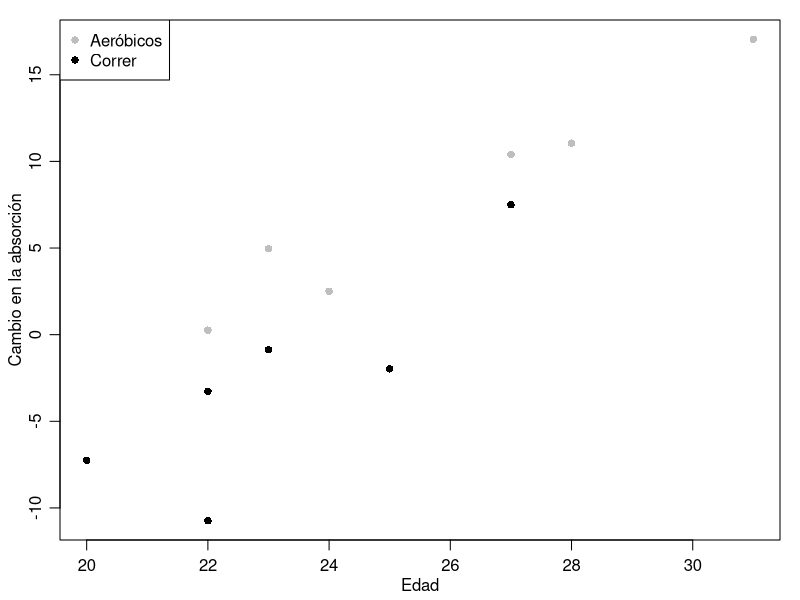
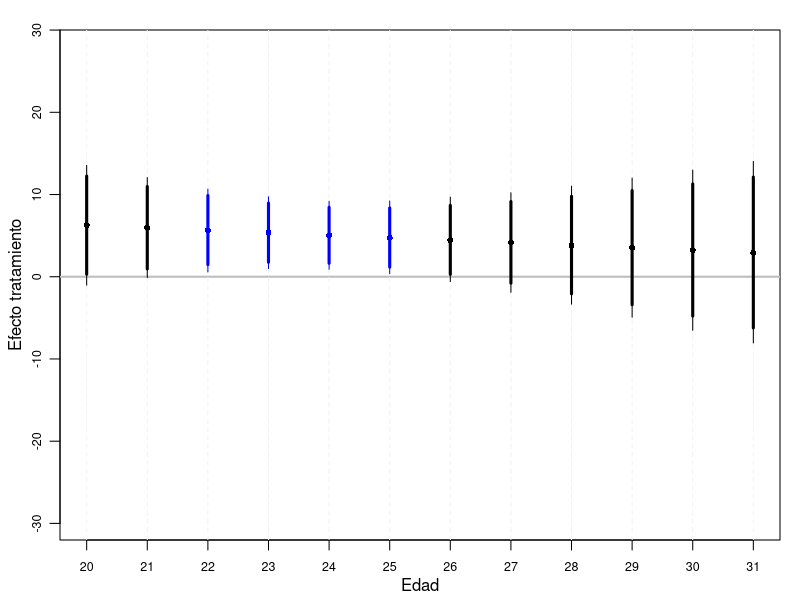

R code for these plots, in order: (Note: this script raises an error after producing the figures.)
## ---- chunk 1
knitr::opts_chunk$set(echo = TRUE)
## ---- chunk 2
# datos
trat <- c(0,0,0,0,0,0,1,1,1,1,1,1)
edad <- c(23,22,22,25,27,20,31,23,27,28,22,24)
y    <- c(-0.87,-10.74,-3.27,-1.97,7.50,-7.25,17.05,4.96,10.40,11.05,0.26,2.51)
# respuesta y matriz de diseño
y <- as.matrix(y)
X <- cbind(1, trat, edad, trat*edad)
colnames(X) <- paste0("x", 1:4)
# dimensiones
(n <- dim(X)[1])
(p <- dim(X)[2])
## ---- chunk 3
# dispersograma
par(mfrow=c(1,1), mar=c(3,3,1,1), mgp=c(1.75,.75,0))
plot(y ~ edad, pch=16, xlab = "Edad", ylab = "Cambio en la absorción", col = c("black","gray")[trat+1])
legend("topleft", legend=c("Aeróbicos","Correr"), pch=c(16,16), col=c("gray","black"))
## ---- chunk 4
# OLS
beta_ols <- solve(t(X)%*%X)%*%t(X)%*%y
round(beta_ols, 3)
sig2_ols <- sum((y - X%*%beta_ols)^2)/(n-p)
round(sig2_ols, 3)
# usando lm
# fit.ols <- lm(y ~ -1 + X)
# summary(fit.ols)$coef
# summary(fit.ols)$sigm
## ---- chunk 5
# hiperparámetros (previa g)
nu0 <- 1
s20 <- sig2_ols
g   <- n
## ---- chunk 6
# ajuste del modelo
# algunas cantidades
Hg    <- (g/(g+1))*(X%*%solve(t(X)%*%X)%*%t(X))
SSRg  <- as.numeric(t(y)%*%(diag(1,n) - Hg)%*%y)
Vbeta <- (g/(g+1))*solve(t(X)%*%X)
Ebeta <- Vbeta%*%t(X)%*%y
# Monte Carlo
S <- 10000
sig2_mc   <- matrix(data = NA, nrow = S, ncol = 1) 
beta_mc <- matrix(data = NA, nrow = S, ncol = p) 
set.seed(123)
for(s in 1:S) {
  sig2_mc[s] <- 1/rgamma(1, (nu0 + n)/2, (nu0*s20 + SSRg)/2)
  beta_mc[s,] <- c(mvtnorm::rmvnorm(1, Ebeta, sig2_mc[s]*Vbeta))
}
colnames(beta_mc) <- paste0("beta", 1:p)
## ---- chunk 7
# inferencia sobre sigma^2
round(apply(X = sig2_mc, MARGIN = 2, FUN = quantile, probs = c(0.025,0.5,0.975)), 3)
## ---- chunk 8
# inferencia sobre beta
round(apply(X = beta_mc, MARGIN = 2, FUN = quantile, probs = c(0.025,0.5,0.975)), 3)
round(colMeans(beta_mc > 0), 3)
## ---- chunk 9
# muestras de MC de delta por edad
r_edad <- min(edad):max(edad)
n_edad <- length(r_edad)
TE <- matrix(data = NA, nrow = S, ncol = n_edad)
for (j in 1:n_edad)
  TE[,j] <- beta_mc[,2] + beta_mc[,4]*r_edad[j]
## ---- chunk 10
that <- colMeans(TE)
ic1  <- apply(X = TE, MARGIN = 2, FUN = function(x) quantile(x, c(0.050,0.950)))
ic2  <- apply(X = TE, MARGIN = 2, FUN = function(x) quantile(x, c(0.025,0.975)))
colo <- c("blue","black")[as.numeric((ic2[1,] < 0) & (0 < ic2[2,]))+1]
# visualización
par(mfrow=c(1,1), mar=c(3,3,1.5,1), mgp=c(1.75,0.75,0))
plot(NA, NA, xlab = "Edad", ylab = "Efecto tratamiento", main = "", 
     xlim = range(edad), ylim = range(TE), cex.axis = 0.75, xaxt = "n")
axis(side = 1, at = r_edad, labels = r_edad, cex.axis = 0.75)
abline(h = 0, col = "gray", lwd = 2)
abline(v = r_edad, col = "gray95", lwd = 1, lty = 2) 
for (j in 1:n_edad) {
      segments(x0 = r_edad[j], y0 = ic1[1,j], x1 = r_edad[j], y1 = ic1[2,j], lwd = 3, col = colo[j])
      segments(x0 = r_edad[j], y0 = ic2[1,j], x1 = r_edad[j], y1 = ic2[2,j], lwd = 1, col = colo[j])
      lines(x = r_edad[j], y = that[j], type = "p", pch = 16, cex = 0.8, col = colo[j])
}
## ---- chunk 11
knitr::include_graphics("Hoffcoverbook.jpg")
## ---- chunk 12
knitr::include_graphics("Gelmancoverbook.png")
## ---- chunk 13
knitr::include_graphics("Reichcoverbook.jpg")
